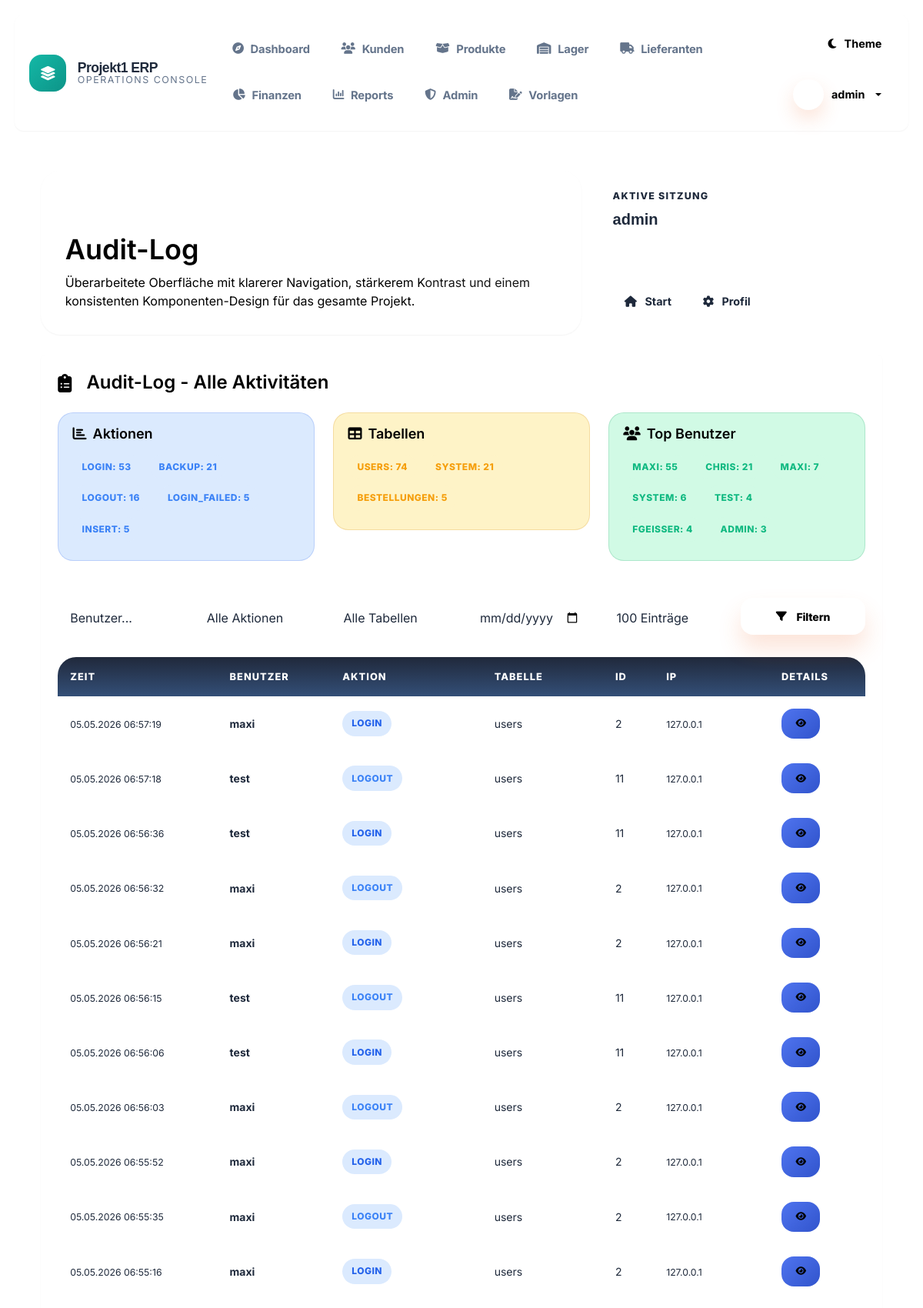
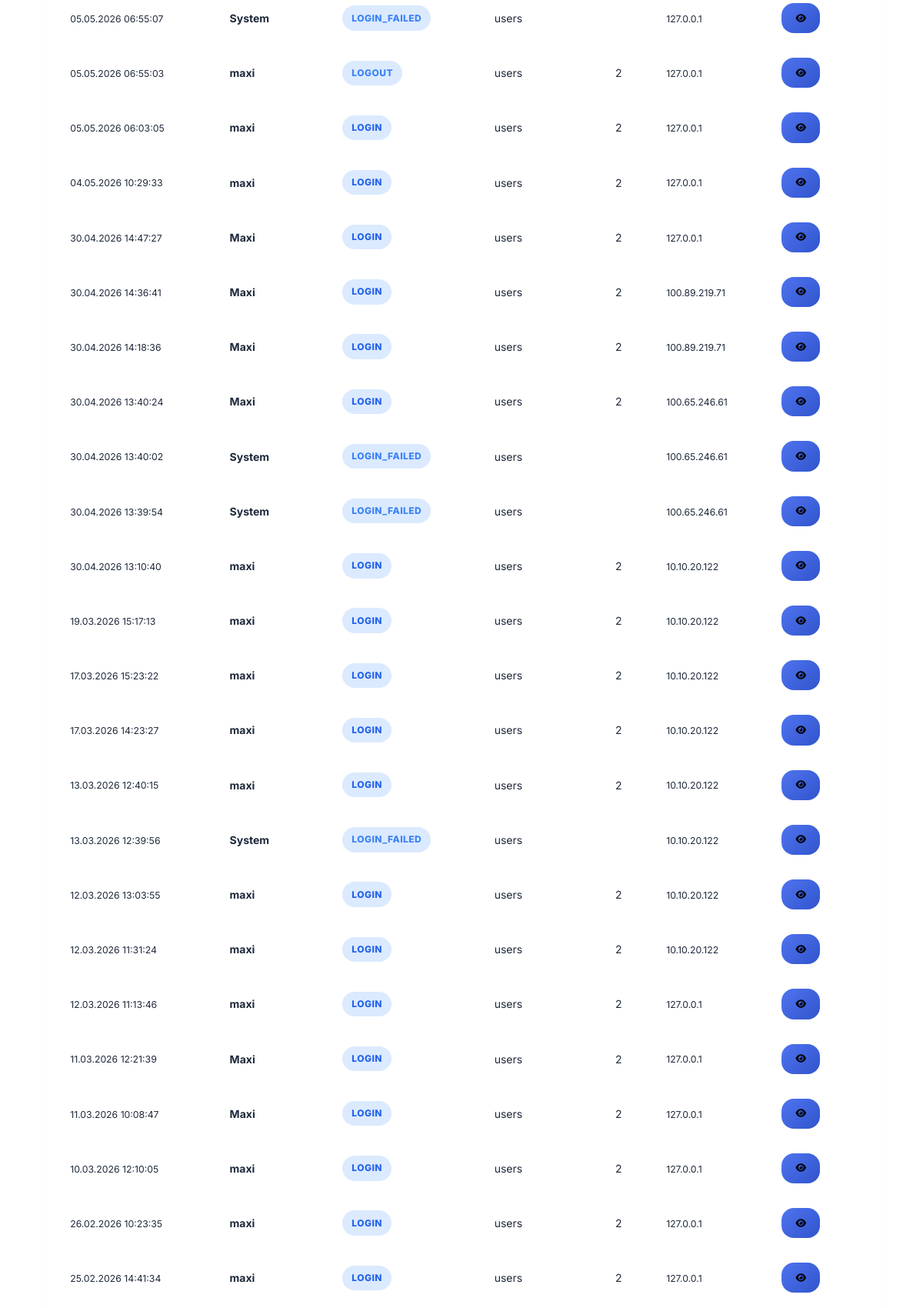
Page /audit_log_viewer.php (signed in, upper part) on the committed database (2 pictures, top to bottom).
### tables this page shows
CREATE TABLE audit_log (
    id INTEGER PRIMARY KEY AUTOINCREMENT,
    user_id INTEGER,
    username TEXT,
    action TEXT NOT NULL,
    table_name TEXT NOT NULL,
    record_id INTEGER,
    old_value TEXT,
    new_value TEXT,
    ip_address TEXT,
    user_agent TEXT,
    timestamp DATETIME DEFAULT CURRENT_TIMESTAMP
);

### audit_log_viewer.php (the view, shortened to what this page needs)
<?php
require_once 'db_connection.php';
$filter_user = $_GET['user'] ?? '';
$filter_date = $_GET['date'] ?? '';
$limit = $_GET['limit'] ?? 100;
$where = [];
$params = [];
$where_sql = !empty($where) ? "WHERE " . implode(" AND ", $where) : "";
$stmt = $PDO->prepare("SELECT * FROM audit_log $where_sql ORDER BY timestamp DESC LIMIT ?");
$params[] = (int)$limit;
$stmt->execute($params);
$logs = $stmt->fetchAll();
$stmt = $PDO->query("SELECT action, COUNT(*) as cnt FROM audit_log GROUP BY action ORDER BY cnt DESC");
$action_stats = $stmt->fetchAll();
$stmt = $PDO->query("SELECT table_name, COUNT(*) as cnt FROM audit_log GROUP BY table_name ORDER BY cnt DESC");
$table_stats = $stmt->fetchAll();
$stmt = $PDO->query("SELECT username, COUNT(*) as cnt FROM audit_log GROUP BY username ORDER BY cnt DESC LIMIT 10");
$user_stats = $stmt->fetchAll();
include 'includes/header.php';
?>
<div class="dashboard-card">
    <h2 class="section-title mb-4">
        <i class="fas fa-clipboard-list me-2"></i>Audit-Log - Alle Aktivitäten
    </h2>
    <div class="row mb-4">
        <div class="col-md-4">
            <div class="alert alert-info">
                <h5><i class="fas fa-chart-bar me-2"></i>Aktionen</h5>
                <?php foreach ($action_stats as $stat): ?>
                    <span class="status-badge badge-info me-2 mb-2">
                        <?= htmlspecialchars($stat['action']) ?>: <?= $stat['cnt'] ?>
                    </span>
                <?php endforeach; ?>
            </div>
        </div>
        <div class="col-md-4">
            <div class="alert alert-warning">
                <h5><i class="fas fa-table me-2"></i>Tabellen</h5>
                <?php foreach ($table_stats as $stat): ?>
                    <span class="status-badge badge-warning me-2 mb-2">
                        <?= htmlspecialchars($stat['table_name']) ?>: <?= $stat['cnt'] ?>
                    </span>
                <?php endforeach; ?>
            </div>
        </div>
        <div class="col-md-4">
            <div class="alert alert-success">
                <h5><i class="fas fa-users me-2"></i>Top Benutzer</h5>
                <?php foreach ($user_stats as $stat): ?>
                    <span class="status-badge badge-success me-2 mb-2">
                        <?= htmlspecialchars($stat['username']) ?>: <?= $stat['cnt'] ?>
                    </span>
                <?php endforeach; ?>
            </div>
        </div>
    </div>
    <form method="GET" class="row g-3 mb-4">
        <div class="col-md-2">
            <input type="text" name="user" class="form-control" placeholder="Benutzer..." value="<?= htmlspecialchars($filter_user) ?>">
        </div>
        <div class="col-md-2">
            <select name="action" class="form-select">
                <option value="">Alle Aktionen</option>
            </select>
        </div>
        <div class="col-md-2">
            <select name="table" class="form-select">
                <option value="">Alle Tabellen</option>
            </select>
        </div>
        <div class="col-md-2">
            <input type="date" name="date" class="form-control" value="<?= htmlspecialchars($filter_date) ?>">
        </div>
        <div class="col-md-2">
            <select name="limit" class="form-select">
                <option value="100" <?= $limit == 100 ? 'selected' : '' ?>>100 Einträge</option>
            </select>
        </div>
        <div class="col-md-2">
            <button type="submit" class="btn-primary-modern action-btn w-100">
                <i class="fas fa-filter me-1"></i>Filtern
            </button>
        </div>
    </form>
    <div class="modern-table">
        <table class="table">
            <thead>
                <tr>
                    <th>Zeit</th>
                    <th>Benutzer</th>
                    <th>Aktion</th>
                    <th>Tabelle</th>
                    <th>ID</th>
                    <th>IP</th>
                    <th>Details</th>
                </tr>
            </thead>
            <tbody>
                <?php foreach ($logs as $log): ?>
                <tr>
                    <td><small><?= date('d.m.Y H:i:s', strtotime($log['timestamp'])) ?></small></td>
                    <td><strong><?= htmlspecialchars($log['username']) ?></strong></td>
                    <td>
                        <?php
                        $badge_class = 'badge-info';
                        if ($log['action'] === 'DELETE') $badge_class = 'badge-danger';
                        elseif ($log['action'] === 'INSERT') $badge_class = 'badge-success';
                        elseif ($log['action'] === 'LOGIN') $badge_class = 'badge-primary';
                        elseif ($log['action'] === 'BACKUP') $badge_class = 'badge-warning';
                        ?>
                        <span class="status-badge <?= $badge_class ?>">
                            <?= htmlspecialchars($log['action']) ?>
                        </span>
                    </td>
                    <td><?= htmlspecialchars($log['table_name']) ?></td>
                    <td><?= htmlspecialchars($log['record_id']) ?></td>
                    <td><small><?= htmlspecialchars($log['ip_address']) ?></small></td>
                    <td>
                        <?php if ($log['new_value']): ?>
                            <button class="btn btn-sm btn-info" onclick="alert('<?= htmlspecialchars(substr($log['new_value'], 0, 100)) ?>')">
                                <i class="fas fa-eye"></i>
                            </button>
                        <?php endif; ?>
                    </td>
                </tr>
                <?php endforeach; ?>
            </tbody>
        </table>
    </div>
</div>
<?php include 'includes/footer.php'; ?>

### assets/css/global.css (style rules this page uses)
.table-responsive, .modern-table { scrollbar-width: thin; }
[data-theme="light"] .btn, [data-theme="light"] .action-btn, [data-theme="light"] button, [data-theme="light"] .btn-primary, [data-theme="light"] .btn-success, [data-theme="light"] .card, [data-theme="light"] .info-box, [data-theme="light"] h1, h2, h3, h4, h5, [data-theme="light"] p, [data-theme="light"] .text { color: #000 !important; }
.fa, .fas, .far, .fab { text-rendering: auto; -webkit-font-smoothing: antialiased; }

### rows in the picture
audit_log: timestamp "05.05.2026 06:57:19", username "maxi", action "LOGIN", table_name "users", record "2", ip_address "127.0.0.1"
audit_log: timestamp "05.05.2026 06:57:18", username "test", action "LOGOUT", table_name "users", record "11", ip_address "127.0.0.1"
audit_log: timestamp "05.05.2026 06:56:36", username "test", action "LOGIN", table_name "users", record "11", ip_address "127.0.0.1"
audit_log: timestamp "05.05.2026 06:56:32", username "maxi", action "LOGOUT", table_name "users", record "2", ip_address "127.0.0.1"
audit_log: timestamp "05.05.2026 06:56:21", username "maxi", action "LOGIN", table_name "users", record "2", ip_address "127.0.0.1"
audit_log: timestamp "05.05.2026 06:56:15", username "test", action "LOGOUT", table_name "users", record "11", ip_address "127.0.0.1"
audit_log: timestamp "05.05.2026 06:56:06", username "test", action "LOGIN", table_name "users", record "11", ip_address "127.0.0.1"
audit_log: timestamp "05.05.2026 06:56:03", username "maxi", action "LOGOUT", table_name "users", record "2", ip_address "127.0.0.1"
audit_log: timestamp "05.05.2026 06:55:52", username "maxi", action "LOGIN", table_name "users", record "2", ip_address "127.0.0.1"
audit_log: timestamp "05.05.2026 06:55:35", username "maxi", action "LOGOUT", table_name "users", record "2", ip_address "127.0.0.1"
audit_log: timestamp "05.05.2026 06:55:16", username "maxi", action "LOGIN", table_name "users", record "2", ip_address "127.0.0.1"
audit_log: timestamp "05.05.2026 06:55:07", username "System", action "LOGIN_FAILED", table_name "users", ip_address "127.0.0.1"
audit_log: timestamp "05.05.2026 06:55:03", username "maxi", action "LOGOUT", table_name "users", record "2", ip_address "127.0.0.1"
audit_log: timestamp "05.05.2026 06:03:05", username "maxi", action "LOGIN", table_name "users", record "2", ip_address "127.0.0.1"
audit_log: timestamp "04.05.2026 10:29:33", username "maxi", action "LOGIN", table_name "users", record "2", ip_address "127.0.0.1"
audit_log: timestamp "30.04.2026 14:47:27", username "Maxi", action "LOGIN", table_name "users", record "2", ip_address "127.0.0.1"
audit_log: timestamp "30.04.2026 14:36:41", username "Maxi", action "LOGIN", table_name "users", record "2", ip_address "100.89.219.71"
audit_log: timestamp "30.04.2026 14:18:36", username "Maxi", action "LOGIN", table_name "users", record "2", ip_address "100.89.219.71"
audit_log: timestamp "30.04.2026 13:40:24", username "Maxi", action "LOGIN", table_name "users", record "2", ip_address "100.65.246.61"
audit_log: timestamp "30.04.2026 13:40:02", username "System", action "LOGIN_FAILED", table_name "users", ip_address "100.65.246.61"
audit_log: timestamp "30.04.2026 13:39:54", username "System", action "LOGIN_FAILED", table_name "users", ip_address "100.65.246.61"
audit_log: timestamp "30.04.2026 13:10:40", username "maxi", action "LOGIN", table_name "users", record "2", ip_address "10.10.20.122"
audit_log: timestamp "19.03.2026 15:17:13", username "maxi", action "LOGIN", table_name "users", record "2", ip_address "10.10.20.122"
audit_log: timestamp "17.03.2026 15:23:22", username "maxi", action "LOGIN", table_name "users", record "2", ip_address "10.10.20.122"
audit_log: timestamp "17.03.2026 14:23:27", username "maxi", action "LOGIN", table_name "users", record "2", ip_address "10.10.20.122"
audit_log: timestamp "13.03.2026 12:40:15", username "maxi", action "LOGIN", table_name "users", record "2", ip_address "10.10.20.122"
audit_log: timestamp "13.03.2026 12:39:56", username "System", action "LOGIN_FAILED", table_name "users", ip_address "10.10.20.122"
audit_log: timestamp "12.03.2026 13:03:55", username "maxi", action "LOGIN", table_name "users", record "2", ip_address "10.10.20.122"
audit_log: timestamp "12.03.2026 11:31:24", username "maxi", action "LOGIN", table_name "users", record "2", ip_address "10.10.20.122"
audit_log: timestamp "12.03.2026 11:13:46", username "maxi", action "LOGIN", table_name "users", record "2", ip_address "127.0.0.1"
audit_log: timestamp "11.03.2026 12:21:39", username "Maxi", action "LOGIN", table_name "users", record "2", ip_address "127.0.0.1"
audit_log: timestamp "11.03.2026 10:08:47", username "Maxi", action "LOGIN", table_name "users", record "2", ip_address "127.0.0.1"
audit_log: timestamp "10.03.2026 12:10:05", username "maxi", action "LOGIN", table_name "users", record "2", ip_address "127.0.0.1"
audit_log: timestamp "26.02.2026 10:23:35", username "maxi", action "LOGIN", table_name "users", record "2", ip_address "127.0.0.1"
audit_log: timestamp "25.02.2026 14:41:34", username "maxi", action "LOGIN", table_name "users", record "2", ip_address "127.0.0.1"

### other values in the picture
$item['label'] "Dashboard"
$item['label'] "Kunden"
$item['label'] "Produkte"
$item['label'] "Lager"
$item['label'] "Lieferanten"
$item['label'] "Finanzen"
$item['label'] "Reports"
$item['label'] "Admin"
$item['label'] "Vorlagen"
$username "admin"
$page_title "Audit-Log"
$aside_label "AKTIVE SITZUNG"
$aside_value "admin"
$stat['action'] "LOGIN"
$stat['cnt'] "53"
